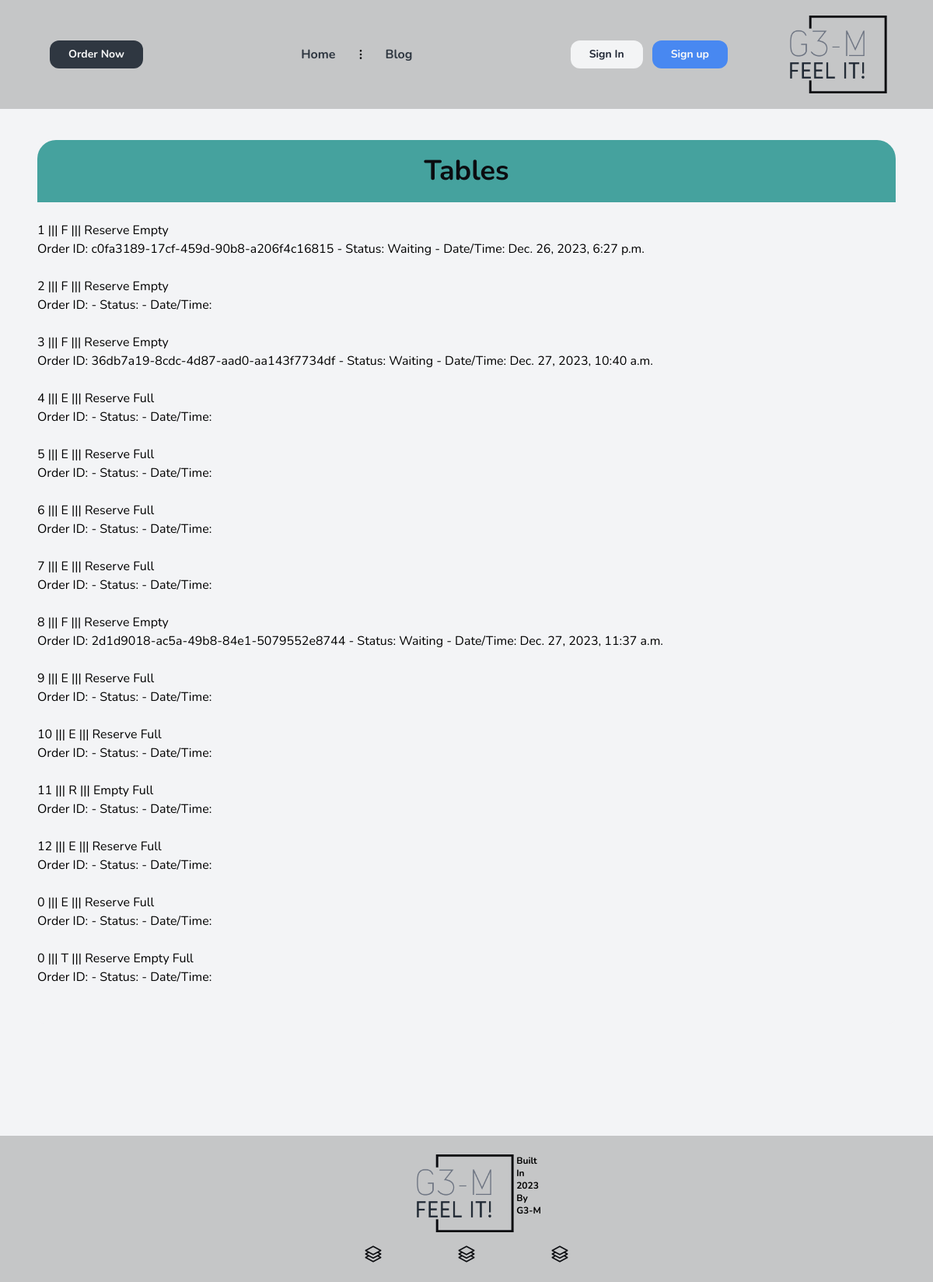
/tables/list-table, run on the app's committed database.
### tables/models.py (models this page shows)
class Table(BaseModel):
    status_fields = [("R", "Reserved"), ("E", "Empty"), ("F", "Full"), ("T", "TakeAway")]
    number = models.PositiveIntegerField()
    status = models.CharField(max_length=1, choices=status_fields, default='E')
    def __str__(self) -> str:
        return f'{self.number}'

### order/models.py (models this page shows, shortened)
class Order(BaseModel):
    status_fields = [("W", "Waiting"),
                     ("P", "Preparation"),
                     ("T", "Transmission"),
                     ("F", "Finished")]
    customer_phone = models.CharField(max_length=100, blank=True, null=True)
    id = models.UUIDField(primary_key=True, default=uuid.uuid4)
    status = models.CharField(max_length=1, choices=status_fields, default='W')
    table = models.ForeignKey(Table, on_delete=models.SET_NULL, null=True)
    class Meta:
        ordering = ['-created_at']
        indexes = [
            models.Index(fields=['-created_at']),
        ]

### tables/views.py (the view)
# urls.py: path('list-table', views.ListTableView.as_view(), name='list-table'),
class ListTableView(ListView):
    model = Table
    template_name = 'Reservation_ListTableTemplate.html'
    context_object_name = 'table'
    def get_context_data(self, *, object_list=None, **kwargs):
        context = super().get_context_data(**kwargs)
        context['table_orders'] = {}
        for table_instance in context['table']:
            try:
                order = Order.objects.filter(table=table_instance, status__in=["W", "P", "T"]).first()
                context['table_orders'][table_instance.id] = order
            except Order.DoesNotExist:
                pass
        return context

### core/models.py (called while the page is built)
    def get_queryset(self):
        return super().get_queryset().filter(deleted_at__isnull=True)

### templates/Reservation_ListTableTemplate.html (shortened to what this page needs)
{% extends "base.html" %}
{% load widget_tweaks %}
{% block content %}
    <div class="forms-div">
        <h2 class='forms-header'>Tables</h2>
        <div class="center">
            <ul class="tasks">
                {% for table_instance in table %}
                    <br>
                    {{ table_instance }} ||| {% for order in table_orders.table_instance %}{{ order }}{% endfor %}
                    {{ table_instance.status }}  |||
                    {% if table_instance.status != 'R' %}
                        <form action="{% url 'tables:change-table-status' table_instance.pk 'R' %}" method="post" style="display:inline;">
                            <button type="submit">Reserve</button>
                        </form>
                    {% endif %}
                    {% if table_instance.status != 'E' %}
                        <form action="{% url 'tables:change-table-status' table_instance.pk 'E' %}" method="post" style="display:inline;">
                            <button type="submit">Empty</button>
                        </form>
                    {% endif %}
                    {% if table_instance.status != 'F' %}
                        <form action="{% url 'tables:change-table-status' table_instance.pk 'F' %}" method="post" style="display:inline;">
                            <button type="submit">Full</button>
                        </form>
                    {% endif %}
                        {% for table_id , order in table_orders.items %}
                            {% if table_id == table_instance.id %}
        <li>Order ID: {{ order.id }} - Status: {{ order.get_status_display }}
            - Date/Time: {{ order.created_at }}</li>
                        {% endif %}
                    {% endfor %}
                {% endfor %}
            </ul>
        </div>
    </div>
{% endblock content %}

### static/src/styles.css (style rules this page uses)
html { line-height: 1.5; -webkit-text-size-adjust: 100%; -moz-tab-size: 4; -o-tab-size: 4; tab-size: 4; font-family: ui-sans-serif, system-ui, -apple-system, BlinkMacSystemFont, "Segoe UI", Roboto, "Helvetica Neue", Arial, "Noto Sans", sans-serif, "Apple Color Emoji", "Segoe UI Emoji", "Segoe UI Symbol", "Noto Color Emoji"; font-feature-settings: normal; font-variation-settings: normal; }
body { margin: 0; line-height: inherit; }
h1, h2, h3, h4, h5, h6 { font-size: inherit; font-weight: inherit; }
button, input, optgroup, select, textarea { font-family: inherit; font-feature-settings: inherit; font-variation-settings: inherit; font-size: 100%; font-weight: inherit; line-height: inherit; color: inherit; margin: 0; padding: 0; }
button, select { text-transform: none; }
button, [type='button'], [type='reset'], [type='submit'] { -webkit-appearance: button; background-color: transparent; background-image: none; }
blockquote, dl, dd, h1, h2, h3, h4, h5, h6, hr, figure, p, pre { margin: 0; }
ol, ul, menu { list-style: none; margin: 0; padding: 0; }
button, [role="button"] { cursor: pointer; }
.bg-gray-100 { --tw-bg-opacity: 1; background-color: rgb(243 244 246 / var(--tw-bg-opacity)); }
.font-enfont { font-family: Nunito; }
.forms-header { display: block; border-top-left-radius: 1.5rem; border-top-right-radius: 1.5rem; --tw-bg-opacity: 1; background-color: rgb(69 162 158 / var(--tw-bg-opacity)); padding-top: 1.25rem; padding-bottom: 1.25rem; text-align: center; font-size: 2.25rem; line-height: 2.5rem; font-weight: 700; --tw-text-opacity: 1; color: rgb(11 12 16 / var(--tw-text-opacity)); }
.forms-div { margin-top: 2.5rem; margin-bottom: 2.5rem; margin-left: 1.5rem; margin-right: 1.5rem; border-radius: 0.5rem; --tw-bg-opacity: 1; background-color: rgb(243 244 246 / var(--tw-bg-opacity)); padding-bottom: 3rem; }
@media (min-width: 1024px) { .forms-div { margin-left: 3rem; margin-right: 3rem; } }

### data on the page
Table: number "1", status "F", shows "Reserve", shows "Empty"
Order: id "c0fa3189-17cf-459d-90b8-a206f4c16815", status "Waiting", created_at "Dec. 26, 2023, 6:27 p.m."
Table: number "2", status "F", shows "Reserve", shows "Empty"
Table: number "3", status "F", shows "Reserve", shows "Empty"
Order: id "36db7a19-8cdc-4d87-aad0-aa143f7734df", status "Waiting", created_at "Dec. 27, 2023, 10:40 a.m."
Table: number "4", status "E", shows "Reserve", shows "Full"
Table: number "5", status "E", shows "Reserve", shows "Full"
Table: number "6", status "E", shows "Reserve", shows "Full"
Table: number "7", status "E", shows "Reserve", shows "Full"
Table: number "8", status "F", shows "Reserve", shows "Empty"
Order: id "2d1d9018-ac5a-49b8-84e1-5079552e8744", status "Waiting", created_at "Dec. 27, 2023, 11:37 a.m."
Table: number "9", status "E", shows "Reserve", shows "Full"
Table: number "10", status "E", shows "Reserve", shows "Full"
Table: number "11", status "R", shows "Empty", shows "Full"
Table: number "12", status "E", shows "Reserve", shows "Full"
Table: number "0", status "E", shows "Reserve", shows "Full"
Table: number "0", status "T", shows "Reserve", shows "Empty", shows "Full"
